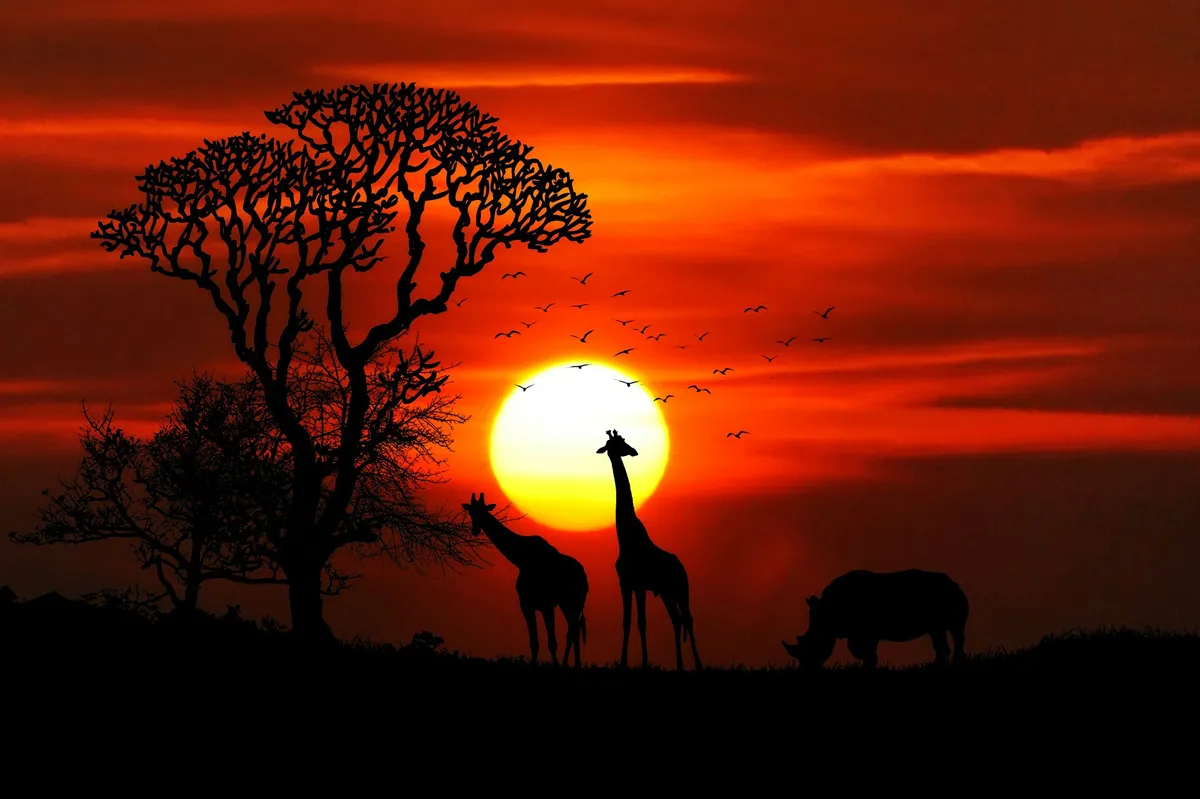
#> input picture Atardecer.webp, 1200 x 799 px
$ jupyter execute --allow-errors Taller_1.ipynb   (shell and % lines are left out)
#> lines starting #> are read from the running program, lines starting #| are printed output that depends on the picture
**Tarea 1 Módulo 1 - Análisis de Datos 2022-1**

1. Una imagen es un arreglo de datos

[cell 1]
import numpy as np
import pandas as pd
import matplotlib.pyplot as plt
import cv2 as cv
import seaborn as sns

[cell 2]
from google.colab import files
uploaded= files.upload()
#> the answer given: Atardecer.webp

[cell 3]
mi_imagen=cv.imread("Atardecer.webp")
#> mi_imagen is the input picture: shape (799, 1200, 3); mean B, G, R 7.8, 27.4, 98.2

[cell 4]
np.shape(mi_imagen)
#> Out = (799, 1200, 3)

[cell 5]
plt.figure(figsize=(8,9))
plt.imshow(mi_imagen)
plt.show()

[cell 6]
from skimage import io, color

[cell 7]
img2=cv.cvtColor(mi_imagen,cv.COLOR_BGR2RGB)

[cell 8]
plt.figure(figsize=(8,9))
plt.imshow(img2)
plt.show()

1.1. Construya un arreglo de estas componentes en un solo (otro) arreglo de datos.

[cell 9]
r,g,b=cv.split(img2)
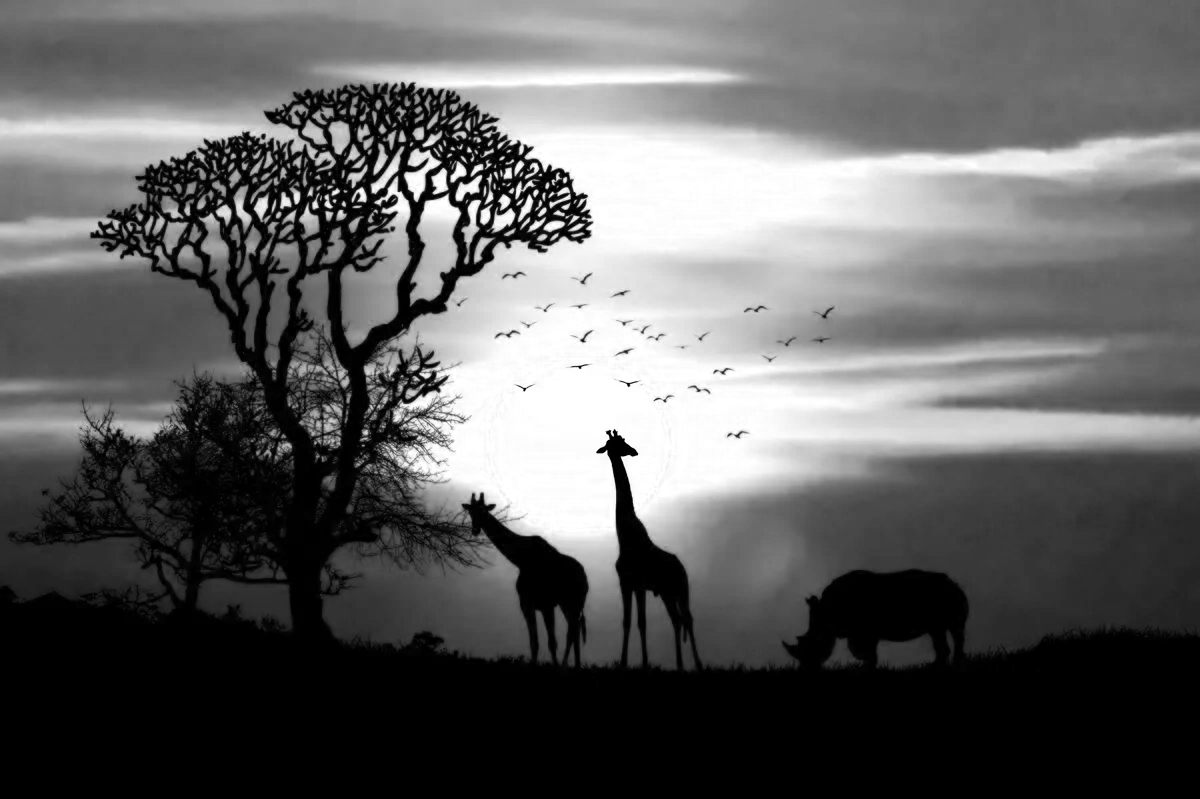
#> r: shape (799, 1200); min 0, max 255, mean 98.2
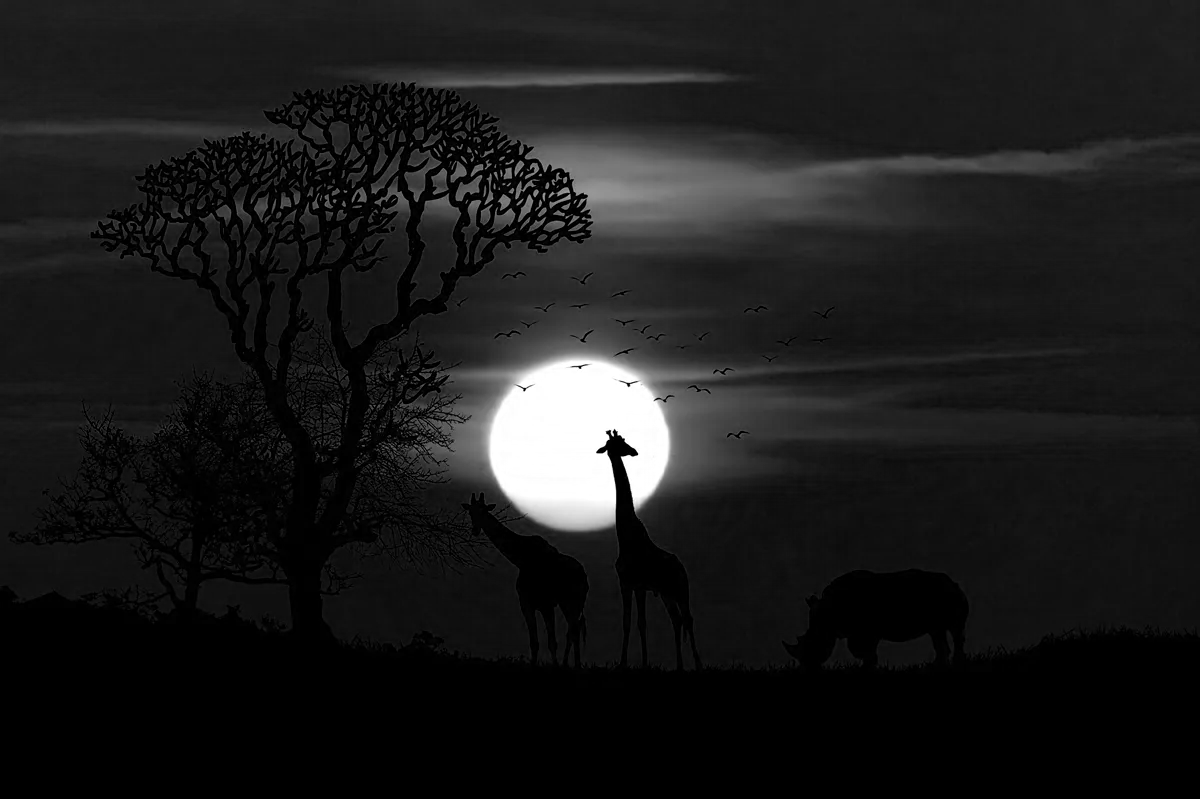
#> g: shape (799, 1200); min 0, max 255, mean 27.4
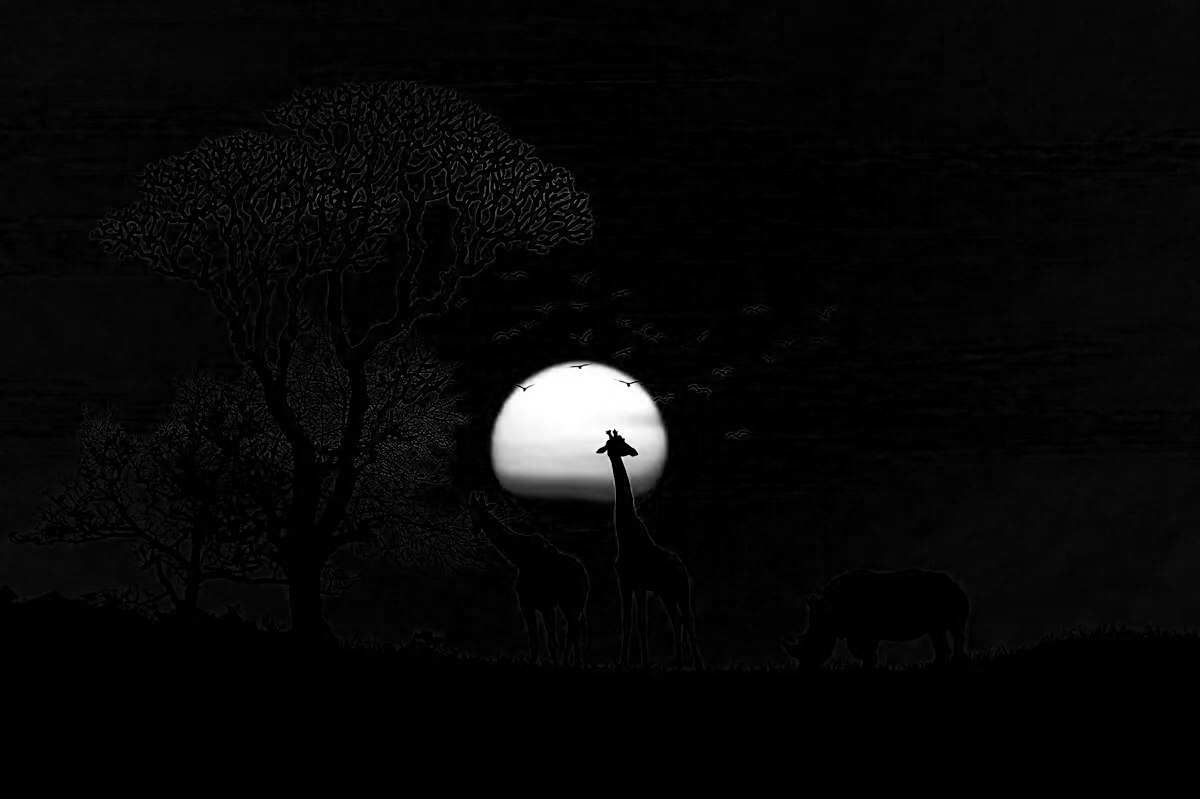
#> b: shape (799, 1200); min 0, max 255, mean 7.8

[cell 10]
r

[cell 11]
g

[cell 12]
b

[cell 13]
plt.figure(figsize=(28,19))
plt.subplot(131)
im=plt.imshow(b,cmap="Blues")
plt.colorbar(im,fraction=0.029, pad=0.04)
plt.subplot(132)
im=plt.imshow(r,cmap="Reds")
plt.colorbar(im,fraction=0.029, pad=0.04)
plt.subplot(133)
im=plt.imshow(g,cmap="Greens")
plt.colorbar(im,fraction=0.029, pad=0.04)
plt.show()
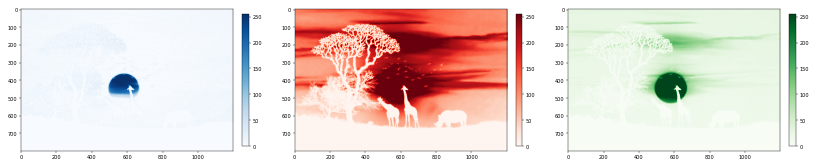
#> figure drawn by matplotlib, 6 panels

[cell 14]
b1=b.ravel()
r1=r.ravel()
g1=g.ravel()

2. Calcule para cada arreglo las medidas de tendencia central, las medidas de dispersión y las medidas de simetría correspondientes, también las medida de variabilidad o coeficiente de variabilidad o coeficiente de Pearson. Diga si las medidas son robustas o no.

[cell 15]
from scipy import stats

[cell 16]
print("la media del color Azul es", np.round(np.mean(b1)))
#| la media del color Azul es 8.0
print("la media del color Rojo es", np.round(np.mean(r1)))
#| la media del color Rojo es 98.0
print("la media del color Verde es", np.round(np.mean(g1)))
#| la media del color Verde es 27.0

print("La mediana del color Azul es", np.median(b1))
#| La mediana del color Azul es 3.0
print("La mediana del color Rojo es", np.median(r1))
#| La mediana del color Rojo es 95.0
print("La mediana del color Verde es", np.median(g1))
#| La mediana del color Verde es 21.0

[cell 17]
stats.mode(b1)
#> Out = (0, 332789)

La moda del color Azul es 0.

[cell 18]
stats.mode(r1)
#> Out = (0, 206588)

La moda del color Rojo es 0.

[cell 19]
stats.mode(g1)
#> Out = (0, 231320)

La moda del color Verde es 0.

[cell 20]
print("MEDIDAS DE DISPERSION")
print("la desviasion estandar del color Azul es", np.round(np.std(b1)))
#| la desviasion estandar del color Azul es 29.0
print("la desviasion estandar del color Rojo es", np.round(np.std(r1)))
#| la desviasion estandar del color Rojo es 85.0
print("la desviasion estandar del color Verde es", np.round(np.std(g1)))
#| la desviasion estandar del color Verde es 41.0

[cell 21]
np.round(stats.kurtosis(b1),2)
#> Out = 53.42

[cell 22]
np.round(stats.kurtosis(r1),2)
#> Out = -1.09

[cell 23]
np.round(stats.kurtosis(g1),2)
#> Out = 17.43

La curtosis del color azul es 53.42

La curtosis del color rojo es -1.09

La curtosis del color verde es 17.43

[cell 24]
np.round(stats.skew(b1),2)
#> Out = 7.22

La asimetria del color azul es positiva y es igual a 7.22.

[cell 25]
np.round(stats.skew(r1),2)
#> Out = 0.4

La asimetria del color rojo es positiva sin embargo muy cercana al cero, lo cual significa que su districución es simetrica.

[cell 26]
np.round(stats.skew(g1),2)
#> Out = 3.88

La asimetria del color verde es positiva y es igual a 3.88.

[cell 27]
print("COEFICIENTE DE VARIABILIDAD")
print("El coeficiente de variabilidad del color Azul es ", np.round(np.std(b1)/np.mean(b1),2))
#| El coeficiente de variabilidad del color Azul es  3.74
print("El coeficiente de variabilidad del color Rojo es ", np.round(np.std(r1)/np.mean(r1),2))
#| El coeficiente de variabilidad del color Rojo es  0.87
print("El coeficiente de variabilidad del color Verde es ", np.round(np.std(g1)/np.mean(g1),2))
#| El coeficiente de variabilidad del color Verde es  1.51

1.3. Haga un histograma de cada componente

[cell 28]
plt.figure(figsize=(18,6))
plt.subplot(121)
plt.hist(b1,bins=256,label="Azul", color="b", alpha=0.5)
plt.hist(r1,bins=256,label="Rojo", color="r", alpha=0.5)
plt.hist(g1,bins=256,label="Verde", color="g", alpha=0.5)
plt.legend()

plt.subplot(122)
plt.hist(b1,bins=51,range= (0,50),label="Azul", color="b", alpha=0.5)
plt.hist(r1,bins=51,range= (0,50),label="Rojo", color="r", alpha=0.5)
plt.hist(g1,bins=51,range= (0,50),label="Verde", color="g", alpha=0.5)
plt.legend()

plt.show()
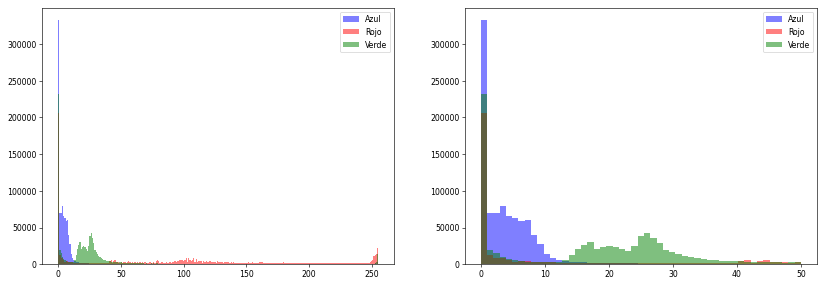
#> figure drawn by matplotlib, 2 panels; panel 1: tallest bar 332789 high, from x = 0 to 0.996; panel 1: tallest bar 206588 high, from x = 0 to 0.996; panel 1: tallest bar 231320 high, from x = 0 to 0.996; panel 2: tallest bar 332789 high, from x = 5.55e-17 to 0.98

[cell 29]
plt.figure(figsize=(18,6))
plt.subplot(131)
plt.hist(b1,bins=256,label="Azul", color="b")
plt.legend()

plt.subplot(132)
plt.hist(r1,bins=256,label="Rojo", color="r")
plt.legend()

plt.subplot(133)
plt.hist(g1,bins=256,label="Verde", color="g")
plt.legend()

plt.show()
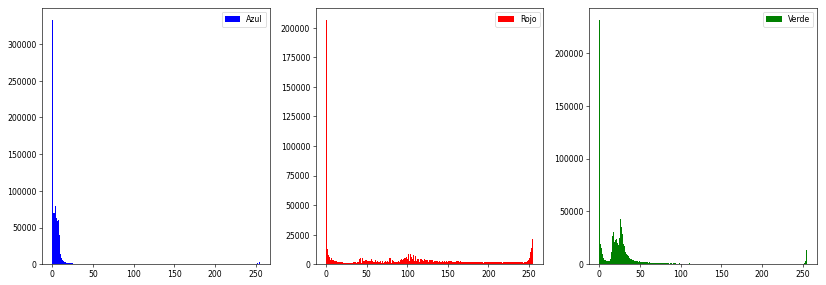
#> figure drawn by matplotlib, 3 panels; panel 1: tallest bar 332789 high, from x = 0 to 0.996; panel 2: tallest bar 206588 high, from x = 0 to 0.996; panel 3: tallest bar 231320 high, from x = 0 to 0.996

Conforme a la información que brindan los histogramas para cada uno de las variables, asi como los resultados obtenidos por las mediadas de tendencia central, las medidas de dispersion y las medidas de simetia podemos concluir que para los tres colores la districución es unimodal, lo cual se evidencia con los valores obtenidos para las modas, y la barra que alcanza mas elevación en cada uno de los tres histogramas en cero.
En cuanto a asimetria, los colores azul y verde presentan un coeficiente de asimetria positico lo cual indica que estas variables se encuentran sesgados a la derecha, mientras que el color rojo presenta un coeficiente muy cercano a cero, por lo cual podemos inferir, que tiene una distribucion simetrica.

En cuanto a la media de los datos, se puede decir que la mayoria de las intensidades se corresponden con 8 para el azul, 98 para el rojo y 28 para el verde. Ademas para el color azul, el 50% de los pixeles (479.400) son menores a 3, menores a 95 para el color rojo y 21 para el color verde.

La desviacion estandar del color azul corresponde a 29, lo cual siguiere que las intensidades mas probables estaran en los intervalos (x-σ, x+σ) es decir, entre 0 y 37. Por su parte las intensidades mas probables del color rojo entaran en el intervalo (13, 183) y para el color verde entre (0 y 68).

1.4 Ahora suponga que la escala de cada color, la cual es un numero que va en el intervalo [0, 255] usted la divide en [”Claro”,”Medio”,”Oscuro”], bajo un criterio que usted elabore. Construya un nuevo arreglo con estos datos.

*   Escala Azul

[cell 30]
b1_Oscuro=len(b1[(b1>=0)&(b1<(255/3))])
#> b1_Oscuro = 942071
b1_Medio=len(b1[(b1>=(255/3))&(b1<((255/3)*2))])
#> b1_Medio = 2587
b1_Claro=len(b1[(b1>=((255/3)*2))&(b1<256)])
#> b1_Claro = 14142
b1_T= b1_Oscuro+b1_Medio+b1_Claro
#> b1_T = 958800

Blue= {'Escala': ['Claros', 'Medio', "Oscuros"],
'Pixeles': [b1_Claro, b1_Medio, b1_Oscuro],
'Porcentaje': [(b1_Claro*100/b1_T), (b1_Medio*100/b1_T), (b1_Oscuro*100/b1_T)]}
#> Blue = {'Escala': ['Claros', 'Medio', 'Oscuros'], 'Pixeles': [14142, 2587, 942071], 'Porcentaje': [1.47, 0.27, 98.26]}
DFb1_T = pd.DataFrame(Blue, columns=['Escala', 'Pixeles', 'Porcentaje'])
#> DFb1_T = table of 3 rows and 3 columns
DFb1_T
#> Out = table of 3 rows and 3 columns

*   Escala Roja

[cell 31]
r1_Oscuro=len(r1[(r1>=0)&(r1<(255/3))])
#> r1_Oscuro = 449143
r1_Medio=len(r1[(r1>=(255/3))&(r1<((255/3)*2))])
#> r1_Medio = 284283
r1_Claro=len(r1[(r1>=((255/3)*2))&(r1<256)])
#> r1_Claro = 225374
r1_T= r1_Oscuro+r1_Medio+r1_Claro
#> r1_T = 958800

Red= {'Escala': ['Claros', 'Medio', "Oscuros"],
'Pixeles': [r1_Claro, r1_Medio, r1_Oscuro],
'Porcentaje': [(r1_Claro*100/r1_T), (r1_Medio*100/r1_T), (r1_Oscuro*100/r1_T)]}
#> Red = {'Escala': ['Claros', 'Medio', 'Oscuros'], 'Pixeles': [225374, 284283, 449143], 'Porcentaje': [23.51, 29.65, 46.84]}
DFr1_T = pd.DataFrame(Red, columns=['Escala', 'Pixeles', 'Porcentaje'])
#> DFr1_T = table of 3 rows and 3 columns
DFr1_T
#> Out = table of 3 rows and 3 columns

*   Escala Verde

[cell 32]
g1_Oscuro=len(g1[(g1>=0)&(g1<(255/3))])
#> g1_Oscuro = 906499
g1_Medio=len(g1[(g1>=(255/3))&(g1<((255/3)*2))])
#> g1_Medio = 29216
g1_Claro=len(g1[(g1>=((255/3)*2))&(g1<256)])
#> g1_Claro = 23085
g1_T= g1_Oscuro+g1_Medio+g1_Claro
#> g1_T = 958800

Green= {'Escala': ['Claros', 'Medio', "Oscuros"],
'Pixeles': [g1_Claro, g1_Medio, g1_Oscuro],
'Porcentaje': [(g1_Claro*100/g1_T), (g1_Medio*100/g1_T), (g1_Oscuro*100/g1_T)]}
#> Green = {'Escala': ['Claros', 'Medio', 'Oscuros'], 'Pixeles': [23085, 29216, 906499], 'Porcentaje': [2.41, 3.05, 94.55]}
DFg1_T = pd.DataFrame(Green, columns=['Escala', 'Pixeles', 'Porcentaje'])
#> DFg1_T = table of 3 rows and 3 columns
DFg1_T
#> Out = table of 3 rows and 3 columns

1.5. Ahora haga un gráfico de torta y un gráfico de barras para visualizar el último arreglo que hizo.

*   Gráficos de torta

[cell 33]
plt.figure(figsize=(20,6))
plt.subplot(131)
plt.pie(Blue["Pixeles"], labels=Blue["Escala"],autopct="%0.1f %%", colors=["#a1ebf5", "#22c8e8", "#0f6293"])
plt.xlabel("Tonalidades para el color Azul")
plt.ylabel("Pixeles")

plt.subplot(132)
plt.pie(Red["Pixeles"], labels=Red["Escala"],autopct="%0.1f %%", colors=["#fddeda", "#ed5454", "#d51f16"])
plt.xlabel("Tonalidades para el color Rojo")


plt.subplot(133)
plt.pie(Green["Pixeles"], labels=Green["Escala"],autopct="%0.1f %%", colors=["#b5f497", "#40e92f", "#3a7c0d"])
plt.xlabel("Tonalidades para el color Verde")


plt.show()
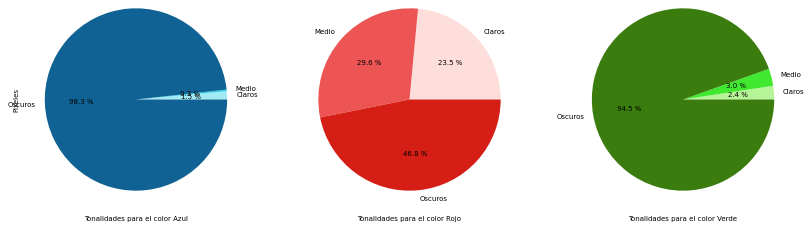
#> figure drawn by matplotlib, 3 panels

*   Gráficos de barras

[cell 34]
plt.figure(figsize=(20,6))
plt.subplot(131)
plt.bar(Blue["Escala"],Blue["Pixeles"], color="b")

plt.xlabel("Tonalidades para el color Azul")
plt.ylabel("Pixeles")

plt.subplot(132)
plt.bar(Red["Escala"],Red["Pixeles"], color="r")
plt.xlabel("Tonalidades para el color Rojo")


plt.subplot(133)
plt.bar(Green["Escala"],Green["Pixeles"], color="g")
plt.xlabel("Tonalidades para el color Verde")
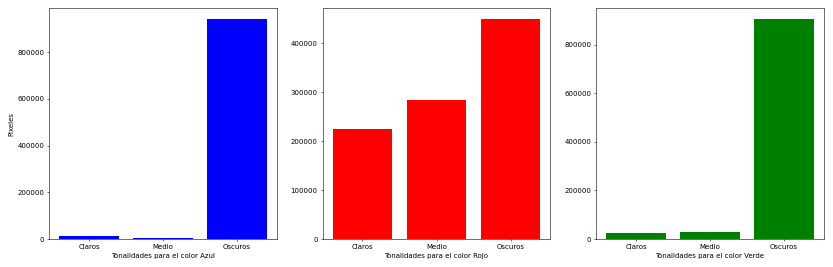
#> figure drawn by matplotlib, 3 panels; panel 1: tallest bar 942071 high, from x = 1.6 to 2.4; panel 2: tallest bar 449143 high, from x = 1.6 to 2.4; panel 3: tallest bar 906499 high, from x = 1.6 to 2.4

Finalmente, al realizar un analisis de los colores por escala, los graficos de torta y de barras, evidencian que en la imagen del Atardecer, la escala oscura es la mas prevalente, sobre todo para el caso de los colres azules y verdes, donde un gran porcentaje se concentra en los colores que van entre el intervalo [170-255].

Para el caso del color rojo, la distrución se muestra un poco mas uniforme entre las escalas, donde los tonos claros representan el 23.5% de la imagen del Atardecer, los medios el 29,6% y los tonos oscuros el 46.8%.

**2 Asignación - Pandas, Pandas, Pandas. ¡La inmersión en los datos continúa! Héroes de Pymoli**

[cell 35]
from google.colab import files
uploaded=files.upload()
#> the answer given: Atardecer.webp
